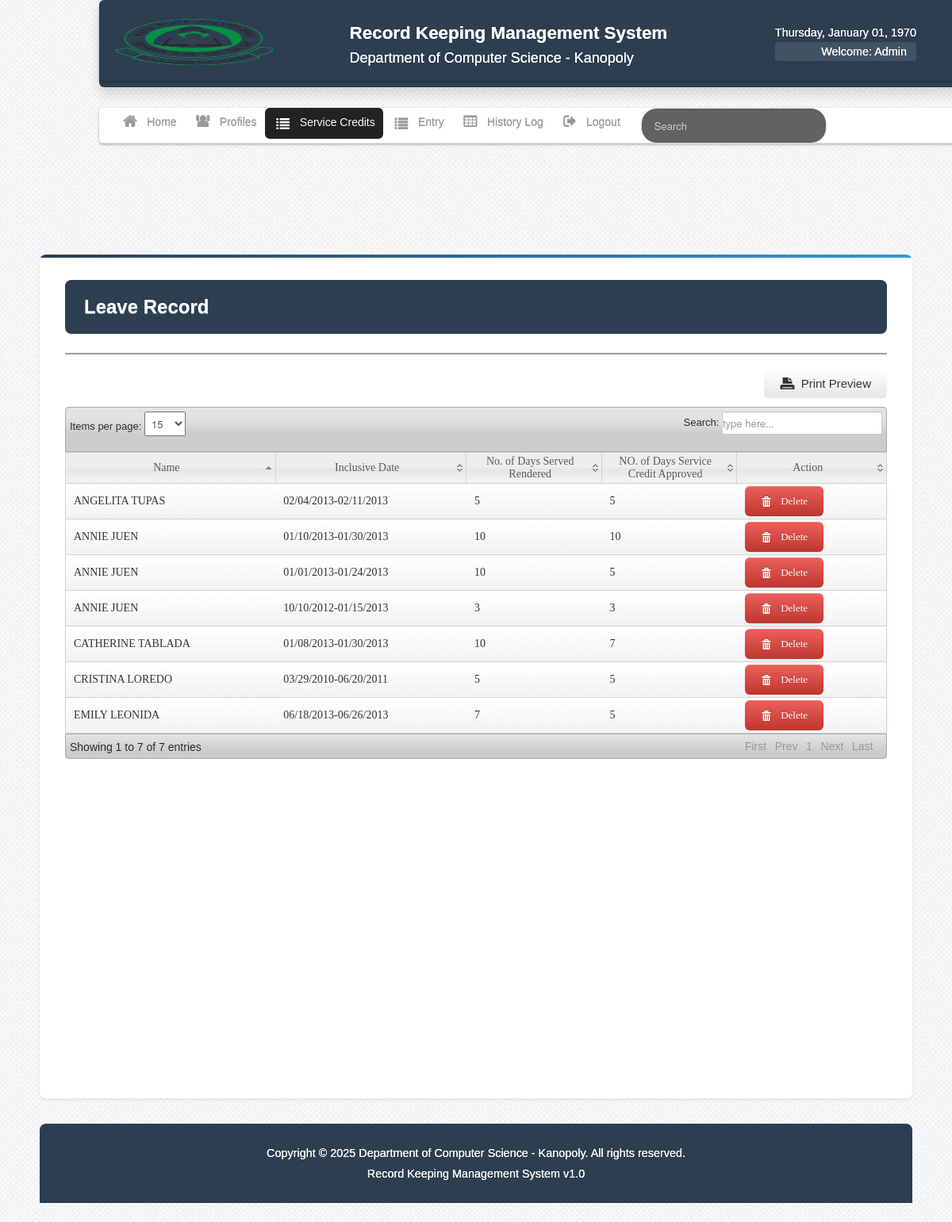
/service_credits.php (signed in), run on the app's committed database.
### tables this page shows
CREATE TABLE IF NOT EXISTS `user` (
  `User_id` int(11) NOT NULL AUTO_INCREMENT,
  `UserName` varchar(50) NOT NULL,
  `Password` varchar(50) NOT NULL,
  `FirstName` varchar(50) NOT NULL,
  `LastName` varchar(50) NOT NULL,
  `User_Type` varchar(50) NOT NULL,
  PRIMARY KEY (`User_id`)
);

CREATE TABLE IF NOT EXISTS `leave_record` (
  `leave_id` int(11) NOT NULL AUTO_INCREMENT,
  `employeeID` int(11) NOT NULL,
  `No_of_Days` int(5) NOT NULL,
  `No_of_Days_approved` int(5) NOT NULL,
  `from_date` varchar(100) NOT NULL,
  `to_date` varchar(100) NOT NULL,
  PRIMARY KEY (`leave_id`)
);

CREATE TABLE IF NOT EXISTS `employee` (
  `employeeID` int(11) NOT NULL AUTO_INCREMENT,
  `Position` varchar(50) NOT NULL,
  `salary_grade` int(11) NOT NULL,
  `step` int(11) NOT NULL,
  `LastName` varchar(50) NOT NULL,
  `FirstName` varchar(50) NOT NULL,
  `MiddleName` varchar(50) NOT NULL,
  `Sex` varchar(10) NOT NULL,
  `Date_of_Birth` varchar(50) NOT NULL,
  `birth_place` varchar(100) NOT NULL,
  `tin` varchar(50) NOT NULL,
  `Eligibility` varchar(50) NOT NULL,
  `RemarkID` int(11) NOT NULL,
  `School` varchar(150) NOT NULL,
  `location` varchar(200) NOT NULL,
  `height` varchar(3) NOT NULL,
  `weight` varchar(5) NOT NULL,
  `civil_status` varchar(50) NOT NULL,
  `citizenship` varchar(50) NOT NULL,
  `blood_type` varchar(10) NOT NULL,
  `gsis` varchar(100) NOT NULL,
  `pag_ibig` varchar(100) NOT NULL,
  `PHILHEALTH` varchar(100) NOT NULL,
  `SSS` varchar(100) NOT NULL,
  `Authorized_Salary` varchar(100) NOT NULL,
  `Actual_Salary` varchar(100) NOT NULL,
  `Status` varchar(50) NOT NULL,
  `Civil_Service_Eligibility` varchar(100) NOT NULL,
  `Remarks` varchar(100) NOT NULL,
  `Residential_Address` varchar(100) NOT NULL,
  `ZIP_CODE1` varchar(20) NOT NULL,
  `Telephone_NO` varchar(20) NOT NULL,
  `Permanent_Address` varchar(100) NOT NULL,
  `ZIP_CODE2` varchar(20) NOT NULL,
  `Email_Address` varchar(100) NOT NULL,
  `Cellphone_NO` varchar(15) NOT NULL,
  `Agency_Employee_NO` varchar(20) NOT NULL,
  `Item_Number` varchar(50) NOT NULL,
  `Area_Code` varchar(50) NOT NULL,
  `Area_Type` varchar(50) NOT NULL,
  `ATTRIBUTION` varchar(50) NOT NULL,
  `Employee_No` varchar(50) NOT NULL,
  `qualification` varchar(100) NOT NULL,
  `Classification` varchar(100) NOT NULL,
  `District` varchar(100) NOT NULL,
  PRIMARY KEY (`employeeID`)
);

### session.php (called while the page is built, shortened)
<?php
$id_session=$_SESSION['id'];
?>

### service_credits.php (the view, shortened to what this page needs)
<?php include('dbcon.php'); include('session.php');include('header.php'); ?>
<body>
    <?php include('nav-top.php'); ?>
    <div class="navbar navbar-fixed-top1">
        <div class="navbar-inner">
            <div class="container">
                <div class="marg">
                    <ul class="nav">
                        <li>
                            <a href="home.php"><i class="icon-home icon-large"></i>Home</a>
                        </li>
                        <li><a href="emp_profiles.php"><i class="icon-group icon-large"></i>Profiles</a></li>
                        <li class="active"><a href="leave_record.php"><i class="icon-list icon-large"></i>Service Credits</a></li>
                        <li><a href="entry.php"><i class="icon-list icon-large"></i>Entry</a></li>
                        <li><a href="history_log.php"><i class="icon-table icon-large"></i>History Log</a></li>
                        <li><a id="logout" data-toggle="modal" href="#myModal"><i class="icon-signout icon-large"></i>Logout</a></li>
                        <form  method="POST" action="search.php" class="navbar-search pull-right">
                            <input type="text" name="search" class="search-query" placeholder="Search">
                        </form>
                    </ul>
                </div>
            </div>
        </div>
    </div>
    <div class="wrapper">
    <div id="element" class="hero-body">
        <div class="alert alert-info">
            <h2>Leave Record</h2>
        </div>
        <hr>
        <div class="pull-right">
            <a href="leave_preview.php" class="btn  btn-large"><i class="icon-print icon-large"></i>&nbsp;Print Preview</a>
        </div>
        <br>
        <br>
        <br>
        <table class="users-table">
        <div class="demo_jui">
            <table cellpadding="0" cellspacing="0" border="0" class="display" id="log" class="jtable">
                <thead>
                    <tr>
                       <th>Name</th>
                       <th>Inclusive Date</th>
                <th>No. of Days Served Rendered</th>
                <th>NO. of Days Service Credit Approved</th>
                <th>Action</th>
                    </tr>
                </thead>
                <tbody>
                    <?php $emp_query=mysqli_query($conn,"select * from leave_record");
                        while($row=mysqli_fetch_array($emp_query)){ $id=$row['leave_id']; $emp=$row['employeeID'];  ?>
                        <tr class="del<?php echo $id ?>">
                        <?php
                            $result=mysqli_query($conn,"select * from employee  where employeeID='$emp'")or die(mysqli_error());
                            $row_emp=mysqli_fetch_array($result);
                        ?>
                            <td><?php  echo $row_emp['FirstName']." ".$row_emp['LastName'];?></td>
                            <td><?php echo $row['from_date']."-".$row['to_date']; ?></td>
                            <td width="150"><?php echo $row['No_of_Days']; ?></td>
                            <td width="150"><?php echo $row['No_of_Days_approved']; ?></td>
                            <td>
                            <a class="btn btn-danger1"  id="<?php echo $id; ?>">  <i class="icon-trash icon-large"></i>&nbsp;Delete</a>
                            </td>
                        </tr>
                        <?php }?>
                </tbody>
            </table>
        </div>
        <?php include('footer.php');?>
    </div>
</body>

### nav-top.php
<div class="navbar navbar-fixed-top" id="mainNavbar">
    <div class="navbar-inner">
        <div class="container">
            <div class="marg_top">
                <a class="brand">
                    <img src="img/logo.png" width="200" height="58">
                </a>
                <a class="brand">
                    <h2>Record Keeping Management System</h2>
                    <div class="chmsc_nav"><font size="4" color="white">Department of Computer Science - Kanopoly</font></div>
                </a>
                <div class="pull-right">
                    <font color="white">
                        <?php
                            $Today=date('y:m:d');
                            $new=date('l, F d, Y',strtotime($Today));
                            echo $new; ?>
                        <p>
                            <?php
                                $user_query=mysqli_query($conn,"select *  from user where User_id='$id_session'")or die(mysqli_error($conn));
                                $row=mysqli_fetch_array($user_query);
                                echo 'Welcome:'." ".$row['User_Type'];
                            ?>
                        </p>
                    </font>
                </div>
            </div>
        </div>
    </div>
	</div>

### css/style.css (style rules this page uses)
* { margin:0; padding:0; }
body { font-family:"Trebuchet MS", "Myriad Pro", Arial, sans-serif; font-size:14px; background: #fff url(../img/bg.png) repeat top left; color:#333; text-shadow:0px 0px 0px #fff;; }
body { padding-top: 20px; }
a { color:#777; }
p { padding:5px 0px; }
.wrapper { width:1100px; margin:150px auto 10px auto; min-height:550px; }
.hero-body, .hero-body-emp, .hero-body-add { background: white; border-radius: 10px; padding: 25px; box-shadow: 0 5px 15px rgba(0,0,0,0.1); margin-bottom: 25px; }
.hero-body::before { content: ""; position: absolute; top: 0; left: 0; width: 100%; height: 3px; background: linear-gradient(90deg, #2c3e50, #3498db); }
.btn { border: none; border-radius: 5px; padding: 10px 20px; font-weight: 500; transition: all 0.3s ease; cursor: pointer; display: inline-flex; align-items: center; gap: 8px; }

### css/clean-modern-style.css (style rules this page uses)
:root { --primary: #2c3e50; --primary-dark: #1a2530; --secondary: #3498db; --secondary-dark: #2980b9; --success: #27ae60; --warning: #f39c12; --danger: #e74c3c; --light: #f8f9fa; --dark: #343a40; --gray: #6c757d; --light-gray: #e9ecef; --border: #dee2e6; --shadow: 0 0.125rem 0.25rem rgba(0, 0, 0, 0.075); --shadow-lg: 0 0.5rem 1rem rgba(0, 0, 0, 0.15); }
body { padding-top: 1rem; }
.navbar-fixed-top { background: var(--primary); box-shadow: var(--shadow-lg); border: none; padding: 0.5rem 0; }
.navbar-inner { background: transparent; border: none; max-width: 1200px; margin: 0 auto; padding: 0 1rem; }
.marg_top { display: flex; justify-content: space-between; align-items: center; padding: 0.5rem 0; }
.brand h2 { color: white; margin: 0; font-weight: 600; font-size: 1.4rem; }
.chmsc_nav { color: #bdc3c7 !important; font-size: 0.9rem; margin-top: 0.25rem; }
.pull-right { color: white; text-align: right; font-size: 0.9rem; }
.pull-right p { margin: 0.25rem 0 0; background: rgba(255, 255, 255, 0.1); padding: 0.25rem 0.75rem; border-radius: 0.25rem; }
.navbar-fixed-top1 { background: white; box-shadow: var(--shadow); margin-top: 120px; position: sticky; top: 0; z-index: 1000; }
.nav { display: flex; align-items: center; flex-wrap: wrap; padding: 0; margin: 0; }
.nav li { margin: 0; }
.nav li a { color: var(--dark); font-weight: 500; padding: 0.75rem 1rem; text-decoration: none; display: flex; align-items: center; gap: 0.5rem; transition: all 0.2s ease; border-radius: 0.375rem; }
.nav li.active a { background: var(--primary); color: white; }
.navbar-search { margin: 0 1rem; }
.navbar-search .search-query { border-radius: 20px; padding: 0.5rem 1rem; border: 1px solid var(--border); width: 200px; transition: all 0.3s ease; }
.wrapper { max-width: 1200px; margin: 140px auto 1.5rem auto; padding: 0 1rem; }
.hero-body, .hero-body-emp, .hero-body-add { background: white; border-radius: 0.5rem; padding: 2rem; box-shadow: var(--shadow); margin-bottom: 1.5rem; position: relative; overflow: hidden; }
.hero-body::before { content: ""; position: absolute; top: 0; left: 0; width: 100%; height: 4px; background: linear-gradient(90deg, var(--primary), var(--secondary)); }
.btn { border: none; border-radius: 0.375rem; padding: 0.625rem 1.25rem; font-weight: 500; transition: all 0.2s ease; cursor: pointer; display: inline-flex; align-items: center; gap: 0.5rem; }
.alert { border-radius: 0.5rem; padding: 1rem 1.5rem; margin-bottom: 1.5rem; border: none; }
.alert-info { background: var(--primary); color: white; }
.alert-info h2 { margin: 0; font-weight: 600; font-size: 1.5rem; display: flex; align-items: center; gap: 0.75rem; }

### data on the page
user: User_Type "Admin"
leave_record: employeeID.FirstName "ANNIE", employeeID.LastName "JUEN", from_date "01/10/2013", to_date "01/30/2013", No_of_Days "10", No_of_Days_approved "10"
leave_record: employeeID.FirstName "ANNIE", employeeID.LastName "JUEN", from_date "01/01/2013", to_date "01/24/2013", No_of_Days "10", No_of_Days_approved "5"
leave_record: employeeID.FirstName "CATHERINE", employeeID.LastName "TABLADA", from_date "01/08/2013", to_date "01/30/2013", No_of_Days "10", No_of_Days_approved "7"
leave_record: employeeID.FirstName "ANGELITA", employeeID.LastName "TUPAS", from_date "02/04/2013", to_date "02/11/2013", No_of_Days "5", No_of_Days_approved "5"
leave_record: employeeID.FirstName "EMILY", employeeID.LastName "LEONIDA", from_date "06/18/2013", to_date "06/26/2013", No_of_Days "7", No_of_Days_approved "5"
leave_record: employeeID.FirstName "CRISTINA", employeeID.LastName "LOREDO", from_date "03/29/2010", to_date "06/20/2011", No_of_Days "5", No_of_Days_approved "5"
leave_record: employeeID.FirstName "ANNIE", employeeID.LastName "JUEN", from_date "10/10/2012", to_date "01/15/2013", No_of_Days "3", No_of_Days_approved "3"
